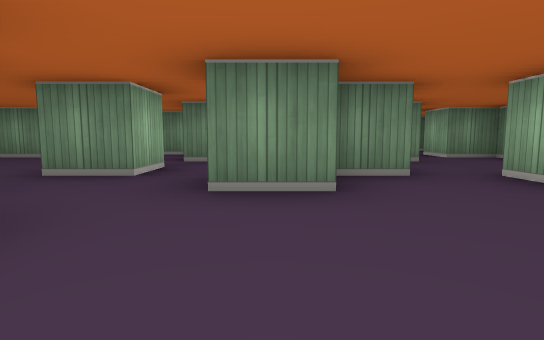
view 1 (above)

24 first-person views from a walk through a cub3D ray-caster map. The camera is about half as high as the walls, tilts 6° down and sees 80° across. The floor is counted in squares. Each view is taken from the middle of a square. On the plan, view 1 faces up. The plan holds only what a view shows up to about 9 squares ahead; the rest is blank.

view 2
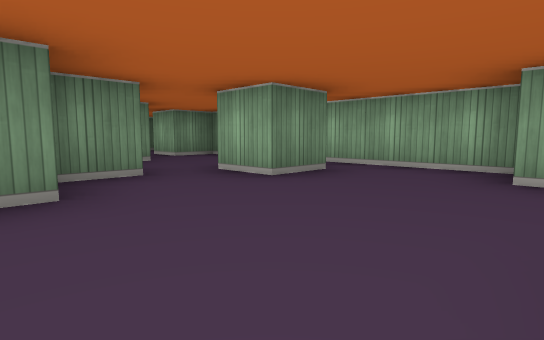

view 3
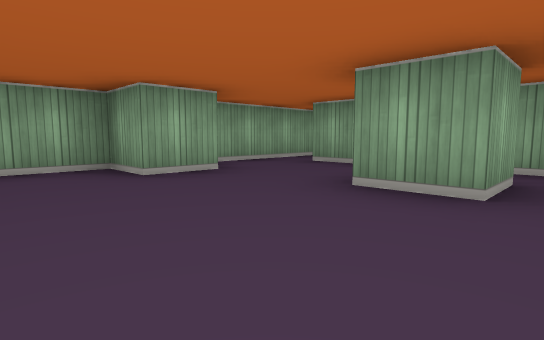

view 4
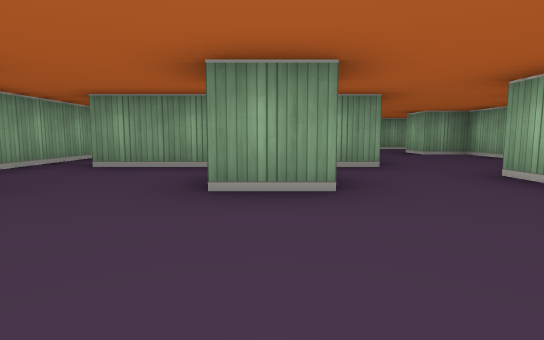

view 5
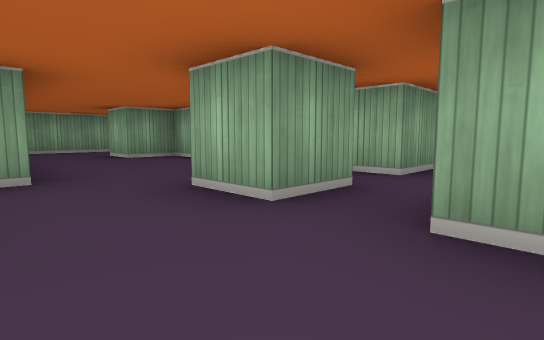

view 6
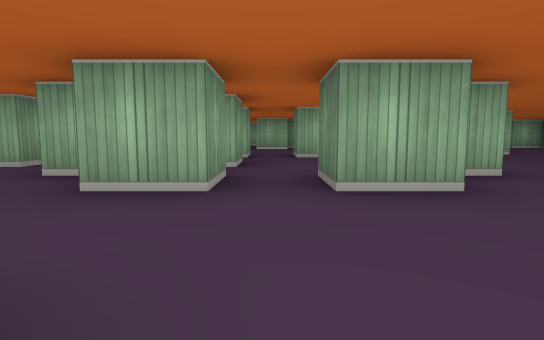

view 7
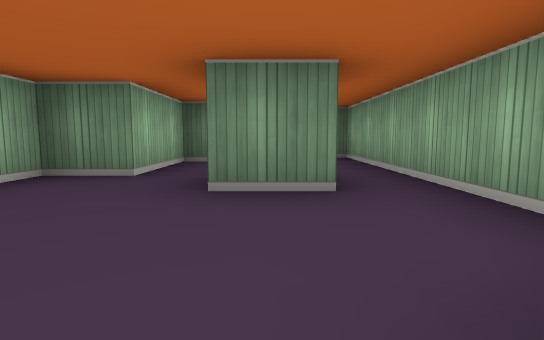

view 8
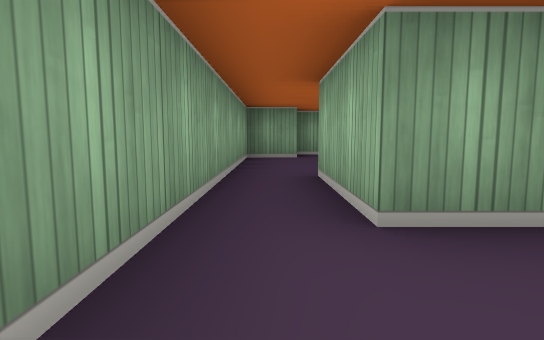

view 9
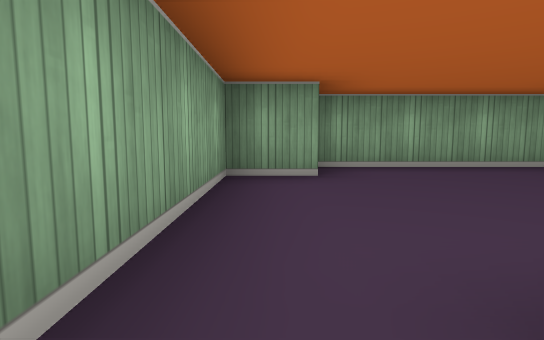

view 10
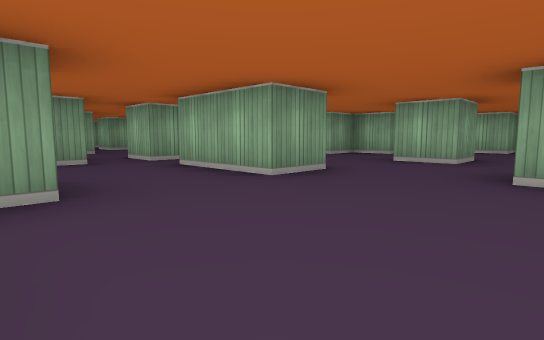

view 11
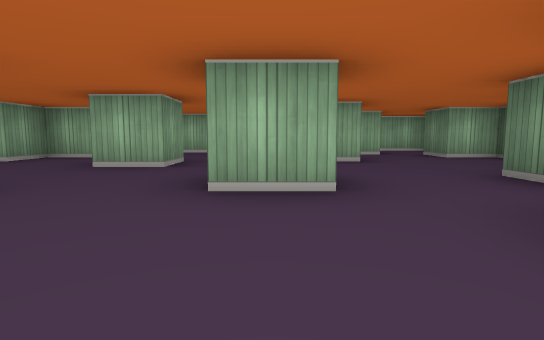

view 12
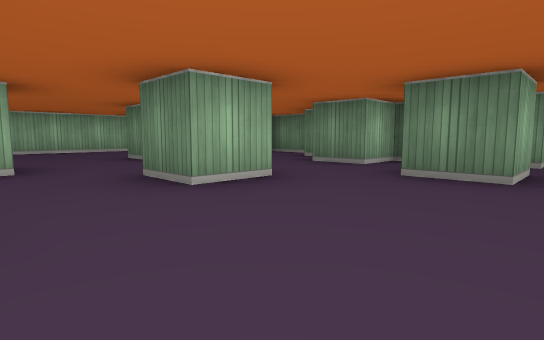

view 13
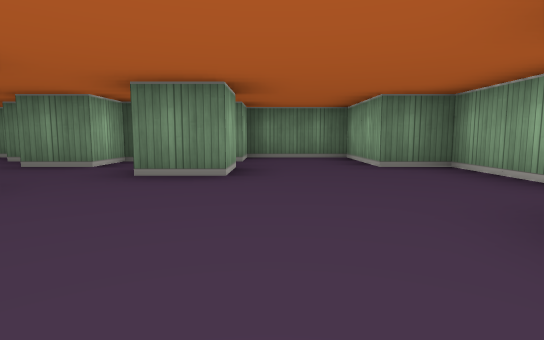

view 14
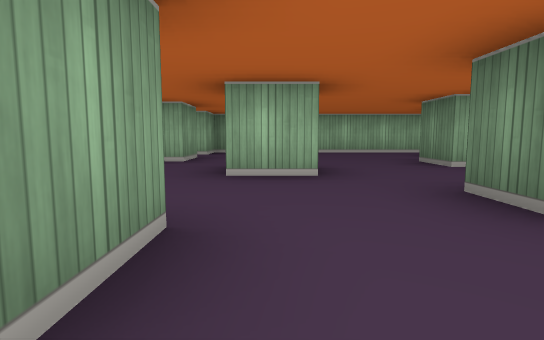

view 15
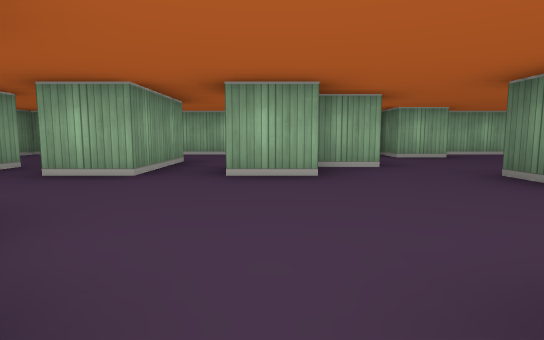

view 16
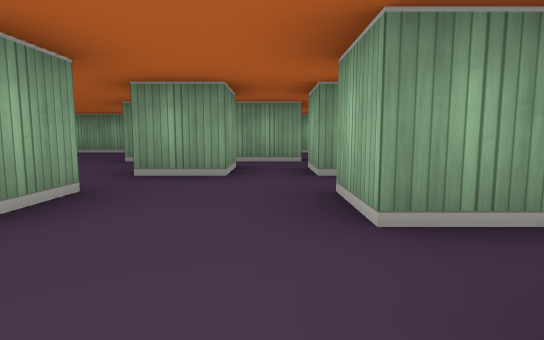

view 17
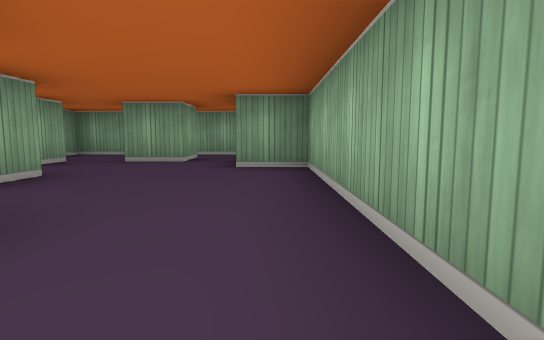

view 18
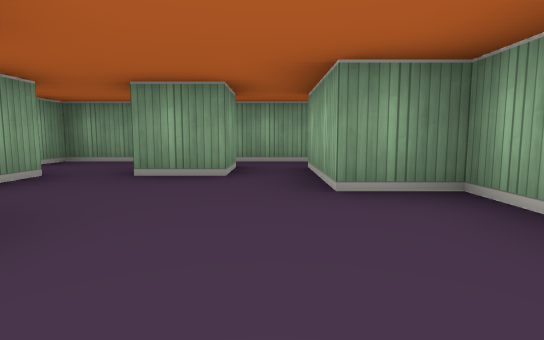

view 19
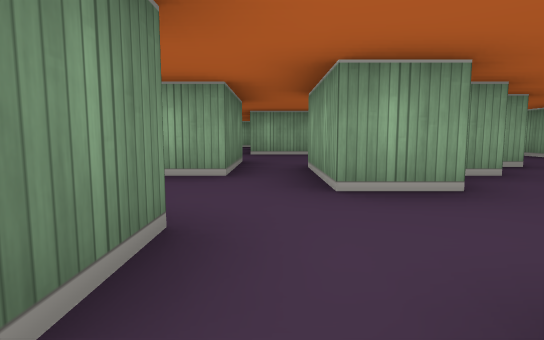

view 20
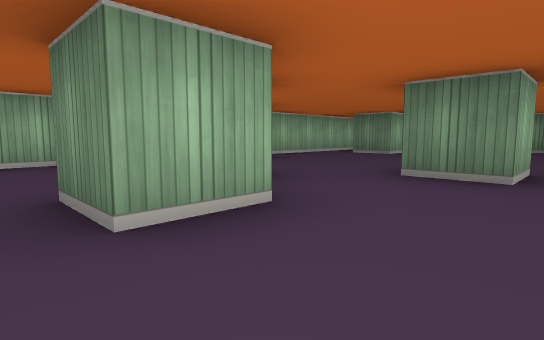

view 21
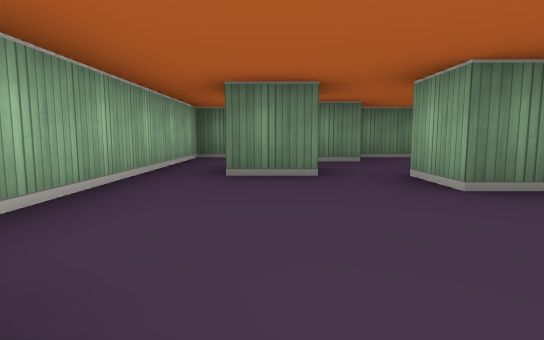

view 22
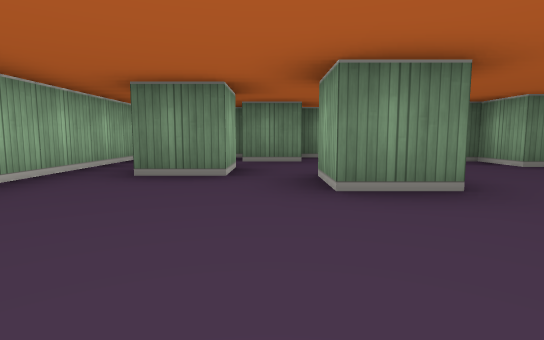

view 23
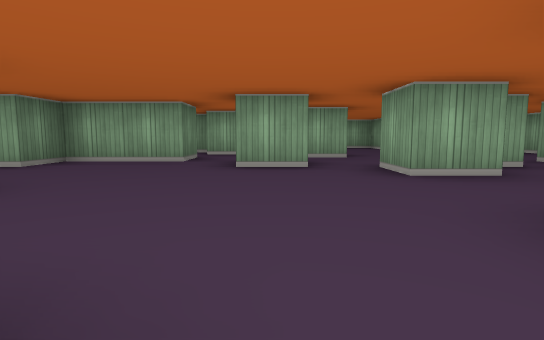

view 24
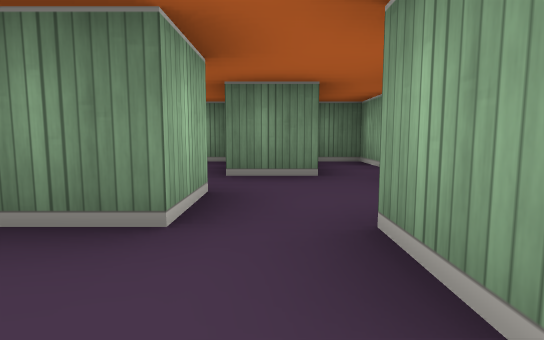

### Floor plan
Key: @ floor where view 1 was taken; # wall or solid block; . floor.
Columns run from 14 left of view 1 to 5 right of it. Each row starts with its distance up from view 1.
 10 #######  ####
  9 #..#..####..#
  8 #......#....####
  7 #.#......#...#.##.##
  6 #...#........#..#..#
  5 #......#.......##..#
  4 #...........#..#...#
  3 ##...#........##.#.#
  2 #.......#..##......#
  1 ##.##...#...#......#
  0 #...#.........@...##
 -1 #.......#.#.#..#...#
 -2 #..##..##.###......#
 -3 #.............####.#
 -4 #...#.#..##...#  #.#
 -5 #.........##..   ..#
 -6 ##...###...#..  ...#
 -7  #.#..  ...... ....#
 -8  .....#  .........##
 -9  ######  ##########

Positions as (right, up) in squares from view 1, and headings:
1: (0, 0), facing up
2: (0, 0), facing up-right
3: (0, 2), facing down-right
4: (1, 2), facing down
5: (0, 1), facing down-left
6: (1, 0), facing left
7: (3, 0), facing up
8: (4, -1), facing down
9: (4, -4), facing down
10: (-3, 5), facing down-left
11: (-4, 5), facing left
12: (-4, 3), facing up-left
13: (-4, 3), facing up
14: (-5, 3), facing left
15: (-6, 0), facing left
16: (-9, 0), facing down
17: (-13, -1), facing down
18: (-12, -3), facing down
19: (-8, -3), facing right
20: (-8, -1), facing up-left
21: (-12, 3), facing up
22: (-11, 3), facing up
23: (-7, 4), facing right
24: (-1, 2), facing up
